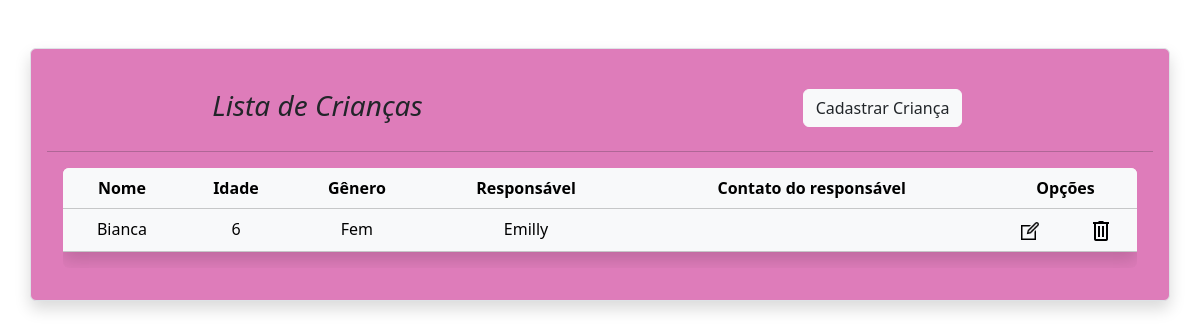
Before: / with the older database file.
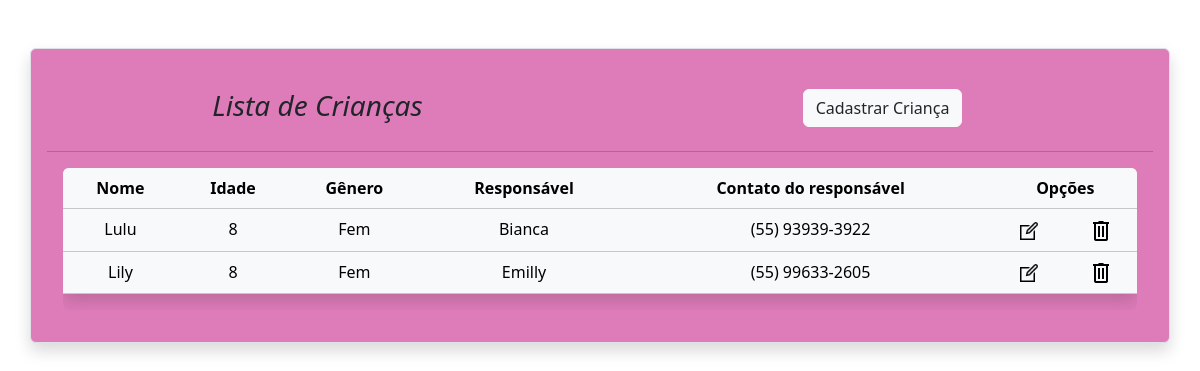
After: the same page with the newer database file.
### tables this page shows
CREATE TABLE IF NOT EXISTS `children` (
  `ID` int NOT NULL AUTO_INCREMENT,
  `nome` varchar(255) NOT NULL,
  `idade` int NOT NULL,
  `sexo` varchar(10) NOT NULL,
  `responsavel` varchar(255) NOT NULL,
  `contato_resp` varchar(16) NOT NULL,
  PRIMARY KEY (`ID`)
);

### index.php (the view, shortened to what this page needs)
<!DOCTYPE html>
<html lang="en">
<head>
    <link href="https://cdn.jsdelivr.net/npm/bootstrap@5.3.1/dist/css/bootstrap.min.css" rel="stylesheet">
</head>
<body>
<div class="container-sm my-5 p-3 border text-center rounded shadow" style="background-color:#de7cba;">
    <?php include_once('processa.php');
    $sql = "SELECT * FROM children";
    $resultado = mysqli_query($conexao, $sql);
    $qtLinhas = mysqli_num_rows($resultado);
    ?>
    <div class="row mt-3 text-center">
        <div class="col">
            <p class="mt-2 h3"> <i>Lista de Crianças</i> </p>
        </div>
        <div class="col">
            <button class="btn btn-light m-2"><a href="cadCria.php" class="text-decoration-none text-dark">Cadastrar Criança</a></button>
        </div>
    </div>
    <hr>
    <?php if($qtLinhas > 0) : ?>
    <div class='rounded table-responsive text-center m-3'>
		<table class='table table-light table-hover shadow'>
            <thead class='table-light text-bg-light'>
                <tr>
                    <th> Nome </th>
                    <th> Idade </th>
                    <th> Gênero </th>
                    <th> Responsável </th>
                    <th> Contato do responsável </th>
                    <th colspan="2"> Opções </th>
                </tr>
            </thead>
            <tbody>
            <?php while ($dados = mysqli_fetch_assoc($resultado)) : ?>
                <tr>
                <td> <?php echo $dados['nome']; ?> </td>
                <td> <?php echo $dados['idade']; ?> </td>
                <td> <?php echo $dados['sexo']; ?> </td>
                <td> <?php echo $dados['responsavel']; ?> </td>
                <td> <?php echo $dados['contato_resp']; ?> </td>
                <td>
                    <a href="formEdit.php?editar=<?php echo $dados['ID']; ?>">
                        <img height='24' width='24' src='img/edit.png'> </a>
                </td>
                <td>
                    <a href="processa.php?deletar=<?php echo $dados['ID']; ?>">
                        <img height='24' width='24' src='img\del.png' /> </a>
                </td>
            </tr>
            <?php endwhile; ?>
        <?php else :
            print "<p class='alert alert-danger m-3'>Ainda Não Há Crianças Castradas!</p>";
        ?>
        <?php endif; ?>
        </tbody>
    </table>
    </div>
</div>
</body>
</html>

Changed rows visible on the page:
removed children: nome "Bianca", idade "6", sexo "Fem", responsavel "Emilly"
added children: nome "Lulu", idade "8", sexo "Fem", responsavel "Bianca", contato_resp "(55) 93939-3922"
added children: nome "Lily", idade "8", sexo "Fem", responsavel "Emilly", contato_resp "(55) 99633-2605"
